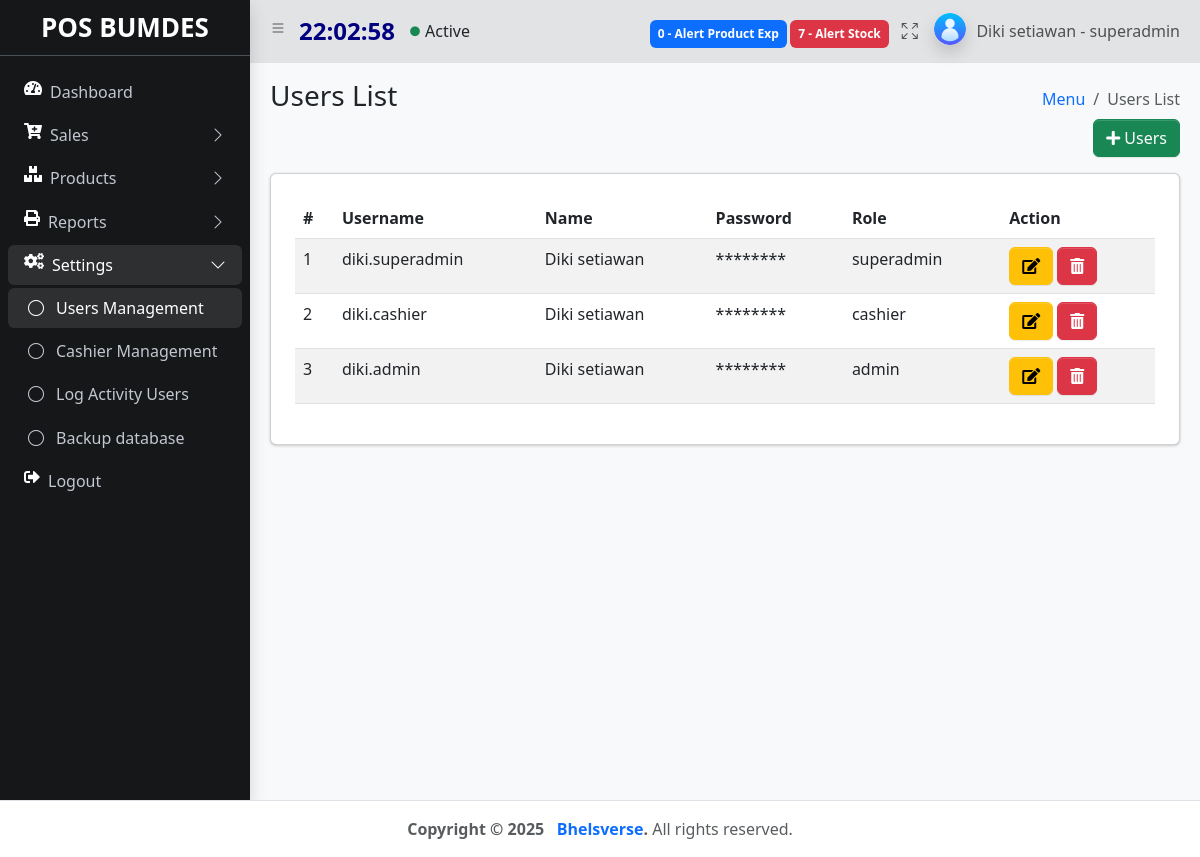
Before: /index.php?&module=users&action=list (signed in) with the older database file.
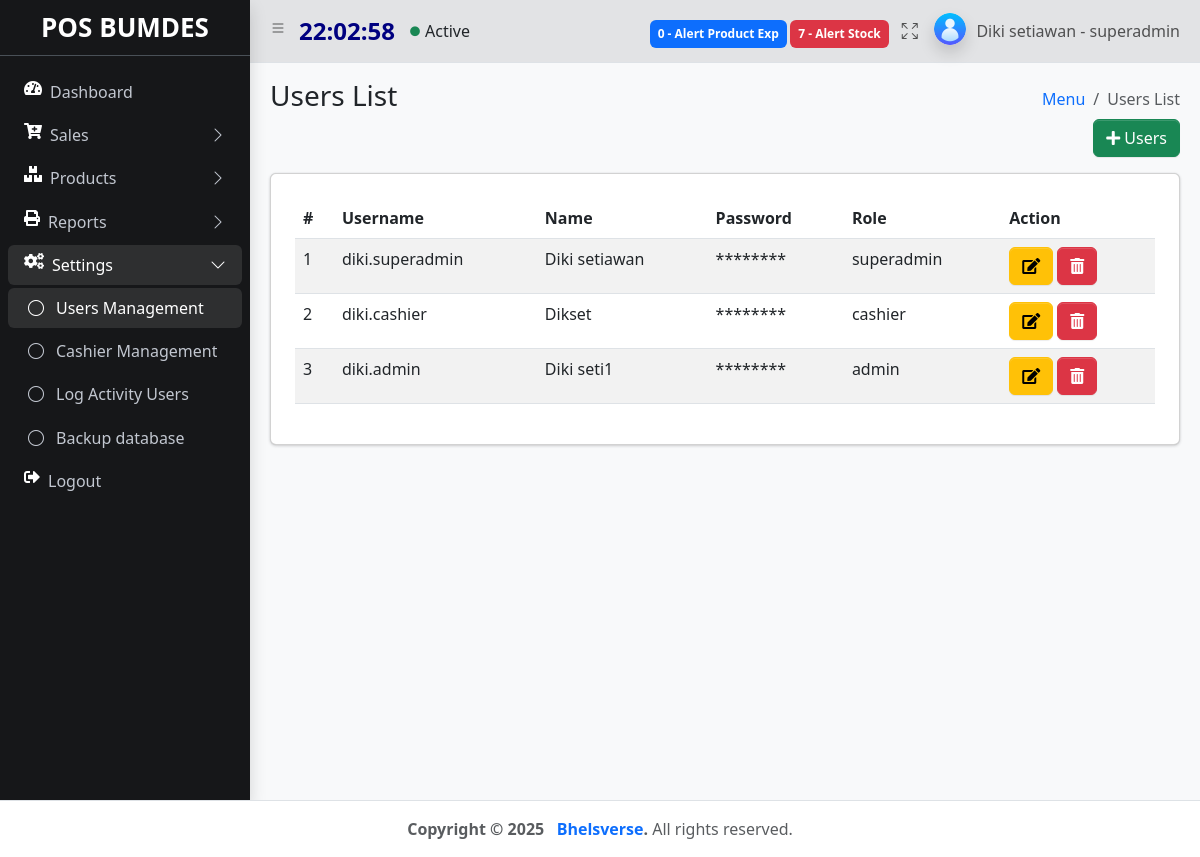
After: the same page with the newer database file.
### tables this page shows
CREATE TABLE `users` (
  `id_user` int(11) NOT NULL,
  `username` varchar(50) NOT NULL,
  `password` varchar(277) NOT NULL,
  `nama` varchar(50) NOT NULL,
  `role` varchar(10) NOT NULL,
  `create_at` timestamp NOT NULL DEFAULT current_timestamp(),
  `update_at` timestamp NOT NULL DEFAULT current_timestamp()
);

CREATE TABLE `role` (
  `id_role` int(11) NOT NULL,
  `nama_role` text NOT NULL,
  `create_at` timestamp NOT NULL DEFAULT current_timestamp(),
  `update_at` timestamp NOT NULL DEFAULT current_timestamp()
);

### module/users/list.php (the view, shortened to what this page needs)
<?php
  $id_user = isset($_GET['id_user']) ? $_GET['id_user'] : false;
  mysqli_query($koneksi, "DELETE FROM users WHERE id_user='$id_user'");
  ?>
   <main class="app-main">
        <div class="app-content-header">
          <div class="container-fluid">
            <div class="row">
              <div class="col-sm-6"><h3 class="mb-0">Users List</h3></div>
              <div class="col-sm-6">
                <ol class="breadcrumb float-sm-end">
                  <li class="breadcrumb-item"><a href="#">Menu</a></li>
                  <li class="breadcrumb-item active" aria-current="page"> Users List</li>
                </ol>
              </div>
            </div>
            <div class="row">
            <div class="d-grid gap-2 d-md-flex justify-content-md-end">
            <button type="button" class="btn btn-success" data-bs-toggle="modal" data-bs-target="#users">
            <i class="fas fa-plus" style="color: #ffffff;"></i> Users
            </button>
              </div>
              </div>
              <div class="col mt-2">
                <div class="card  mt-3 p-4">
              <table id="example" class="table table-striped">
                    <thead>
                      <tr>
                        <th scope="col">#</th>
                        <th scope="col">Username</th>
                        <th scope="col">Name</th>
                        <th scope="col">Password</th>
                        <th scope="col">Role</th>
                        <th scope="col">Action</th>
                      </tr>
                    </thead>
                    <tbody>
                <?php
                $query = "SELECT users.id_user, users.username,users.nama, users.password, users.role, role.nama_role FROM users INNER JOIN role ON users.role = role.id_role ORDER BY id_user DESC";
                $result = mysqli_query($koneksi, $query);
                if($result->num_rows > 0){
                    $no=1;
                while ($row = mysqli_fetch_assoc($result)) {
                  echo "
                      <tr>
                        <td>$no</td>
                        <td>$row[username]</td>
                        <td>$row[nama]</td>
                        <td>********</td>
                        <td>$row[nama_role]</td>
                        <td> <a href='" . BASE_URL . "index.php?&module=users&action=form&id_user=$row[id_user]' type='button' class='btn btn-warning' ><i class='fas fa-edit'></i></a>
                        <a href='" . BASE_URL . "index.php?&module=users&action=list&id_user=$row[id_user]&notifdelete=success' class='btn btn-danger'><i class='fas fa-trash-alt'></i></a></td>
                      </tr>";
                      $no++;
                    };
                   }else{
                    echo '<script>Swal.fire({
                    title: "Users is empty!",
                    text: "You clicked the button!",
                    icon: "warning"
                  });</script>';
                   } ?>
                    </tbody>
                  </table>
                </div>
              </div>
            </div>
          </div>
        </div>

Changed rows visible on the page:
changed users "diki.cashier": nama "Diki setiawan" → "Dikset"
changed users "diki.admin": nama "Diki setiawan" → "Diki seti1"
